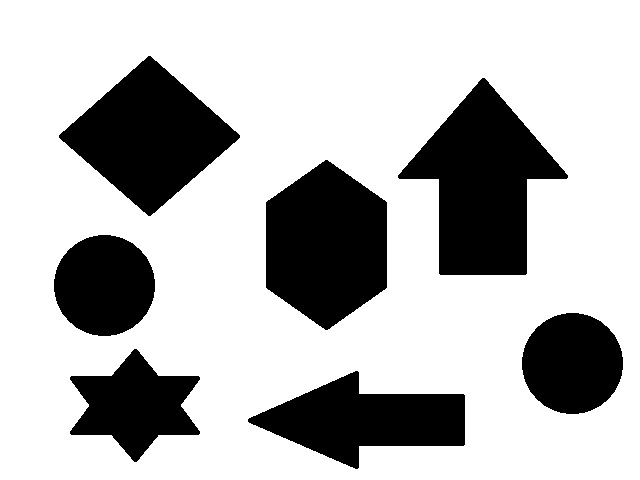
#> input picture Topico33/Python/image.jpg, 640 x 480 px, found by its file name
$ python main.py
#> lines starting #> are read from the running program, lines starting #| are printed output that depends on the picture; after the words box and inside, x2 and y2 are one past the last pixel; in counts of white or black regions, pixels touching at a corner belong together
import cv2 as cv
import numpy as np

if __name__ == '__main__':
    img = cv.imread('Image.jpg')
#> img is the input picture: shape (480, 640, 3); min 0, max 255, mean 186.1
    imgGray = cv.cvtColor(img, cv.COLOR_BGR2GRAY)

    imgCanny = cv.Canny(imgGray, 50, 100)
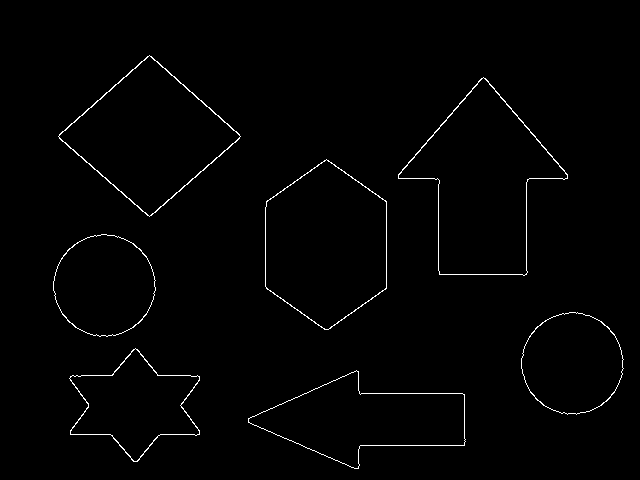
#> imgCanny: shape (480, 640); 1.2% white in thin lines or dots, all inside (x1, y1, x2, y2) = (53, 55, 624, 469)

    (contours, hierarchy) = cv.findContours(imgCanny, cv.RETR_TREE, cv.CHAIN_APPROX_SIMPLE)
#> contours = 14 contours; largest, box (x1, y1, x2, y2) and area: (398, 77, 568, 276) 17424, (398, 77, 568, 276) 17282, (265, 159, 387, 330) 15573, (265, 159, 387, 330) 15475, (58, 55, 241, 217) 14966

    contoursPoly = [None]*len(contours)
#> contoursPoly = 14 items
    boundRect = [None]*len(contours)
#> boundRect = 14 items

    for i, contour in enumerate(contours):
        contoursPoly[i] = cv.approxPolyDP(contour,3,True)
        boundRect[i] = cv.boundingRect(contoursPoly[i])
#> this loop made 14 passes
#> after the loop, boundRect = 14 items, first 6: (248, 370, 218, 99), (248, 370, 216, 99), (69, 348, 131, 114), (69, 348, 131, 114), (521, 312, 103, 102), (521, 312, 103, 103); contoursPoly = 14 contours; largest, box (x1, y1, x2, y2) and area: (398, 77, 568, 276) 17066, (398, 77, 568, 276) 17060, (265, 159, 387, 330) 15393, (265, 159, 387, 330) 15332, (58, 55, 241, 217) 14651

    #x, y, w, h = cv2.boundingRect(cnt)     x-> coordenada x de onde inicia o retangulo
    #                                       y-> coordenada y de onde inicia o retangulo
    #                                       w-> largura do retangulo
    #                                       h-> alutra do retangulo
    #img = cv2.rectangle(img, (x, y), (x + w, y + h), (0, 255, 0), 2)
    for i, contour in enumerate(contoursPoly):
        cv.rectangle(img, (boundRect[i][0],boundRect[i][1]),(boundRect[i][0]+boundRect[i][2],
                     boundRect[i][1]+boundRect[i][3]),color = (0,255,0),thickness=2)

        window = img[boundRect[i][1]:boundRect[i][1]+boundRect[i][3],boundRect[i][0]:boundRect[i][0]+boundRect[i][2]]

    #cv.imshow('Canny',imgCanny)
        cv.imshow('Window'+str(i+1),window)

        cv.waitKey(0)
#> this loop made 14 passes
#> contour on passes 13 to 14: [[149, 55], [58, 136], [149, 216], [240, 136]], [[149, 55], [240, 136], [149, 216], [58, 136]]
#> pass 1, `window = img[boundRect[i][1]:boundRect[i][1]+boundRect[i][3],boundRect..`:
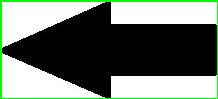
#> window: shape (99, 218, 3); mean B, G, R 110.9, 122.1, 110.9
#> pass 3, `window = img[boundRect[i][1]:boundRect[i][1]+boundRect[i][3],boundRect..`:
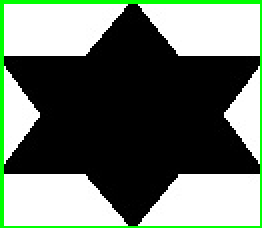
#> window: shape (114, 131, 3) (shown 2 times larger); mean B, G, R 106.5, 118.9, 106.5
#> after the loop:
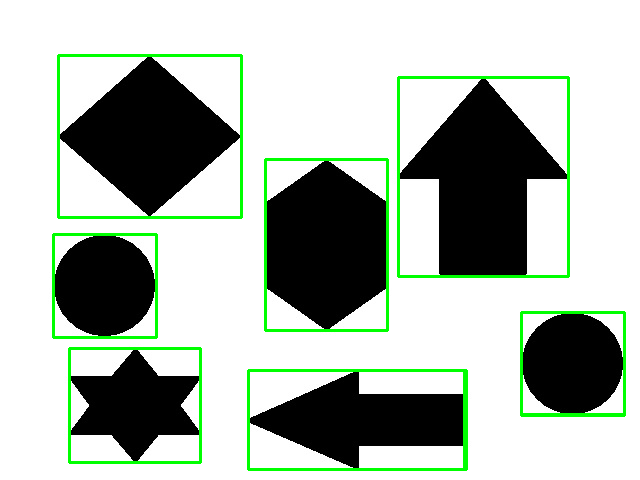
#> img: shape (480, 640, 3); 3.96% of pixels changed, all inside (x1, y1, x2, y2) = (52, 54, 626, 471)
